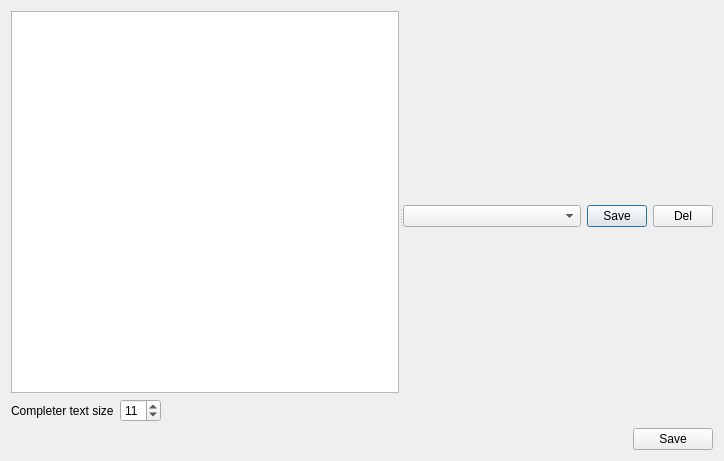
<?xml version="1.0" encoding="UTF-8"?>
<ui version="4.0">
 <class>themeEditor</class>
 <widget class="QDialog" name="themeEditor">
  <property name="geometry">
   <rect>
    <x>0</x>
    <y>0</y>
    <width>724</width>
    <height>461</height>
   </rect>
  </property>
  <property name="windowTitle">
   <string>Code Theme Editor</string>
  </property>
  <layout class="QVBoxLayout" name="verticalLayout_3" stretch="1,0">
   <item>
    <widget class="QSplitter" name="splitter">
     <property name="orientation">
      <enum>Qt::Horizontal</enum>
     </property>
     <widget class="QWidget" name="">
      <layout class="QVBoxLayout" name="verticalLayout_2">
       <item>
        <widget class="QListWidget" name="colors_lwd"/>
       </item>
       <item>
        <layout class="QHBoxLayout" name="horizontalLayout_3">
         <item>
          <widget class="QLabel" name="label">
           <property name="text">
            <string>Completer text size</string>
           </property>
          </widget>
         </item>
         <item>
          <widget class="QSpinBox" name="textSize_spb">
           <property name="minimum">
            <number>9</number>
           </property>
           <property name="maximum">
            <number>25</number>
           </property>
           <property name="value">
            <number>11</number>
           </property>
          </widget>
         </item>
         <item>
          <spacer name="horizontalSpacer_2">
           <property name="orientation">
            <enum>Qt::Horizontal</enum>
           </property>
           <property name="sizeHint" stdset="0">
            <size>
             <width>40</width>
             <height>20</height>
            </size>
           </property>
          </spacer>
         </item>
        </layout>
       </item>
      </layout>
     </widget>
     <widget class="QWidget" name="layoutWidget">
      <layout class="QVBoxLayout" name="verticalLayout" stretch="0,1">
       <item>
        <layout class="QHBoxLayout" name="horizontalLayout" stretch="1,0,0">
         <item>
          <widget class="QComboBox" name="themeList_cbb"/>
         </item>
         <item>
          <widget class="QPushButton" name="save_btn">
           <property name="maximumSize">
            <size>
             <width>60</width>
             <height>16777215</height>
            </size>
           </property>
           <property name="text">
            <string>Save</string>
           </property>
          </widget>
         </item>
         <item>
          <widget class="QPushButton" name="del_btn">
           <property name="maximumSize">
            <size>
             <width>60</width>
             <height>16777215</height>
            </size>
           </property>
           <property name="text">
            <string>Del</string>
           </property>
          </widget>
         </item>
        </layout>
       </item>
       <item>
        <layout class="QVBoxLayout" name="preview_ly"/>
       </item>
      </layout>
     </widget>
    </widget>
   </item>
   <item>
    <layout class="QHBoxLayout" name="horizontalLayout_2">
     <item>
      <spacer name="horizontalSpacer">
       <property name="orientation">
        <enum>Qt::Horizontal</enum>
       </property>
       <property name="sizeHint" stdset="0">
        <size>
         <width>40</width>
         <height>20</height>
        </size>
       </property>
      </spacer>
     </item>
     <item>
      <widget class="QPushButton" name="apply_btn">
       <property name="text">
        <string>Save</string>
       </property>
      </widget>
     </item>
    </layout>
   </item>
  </layout>
 </widget>
 <resources/>
 <connections/>
</ui>
